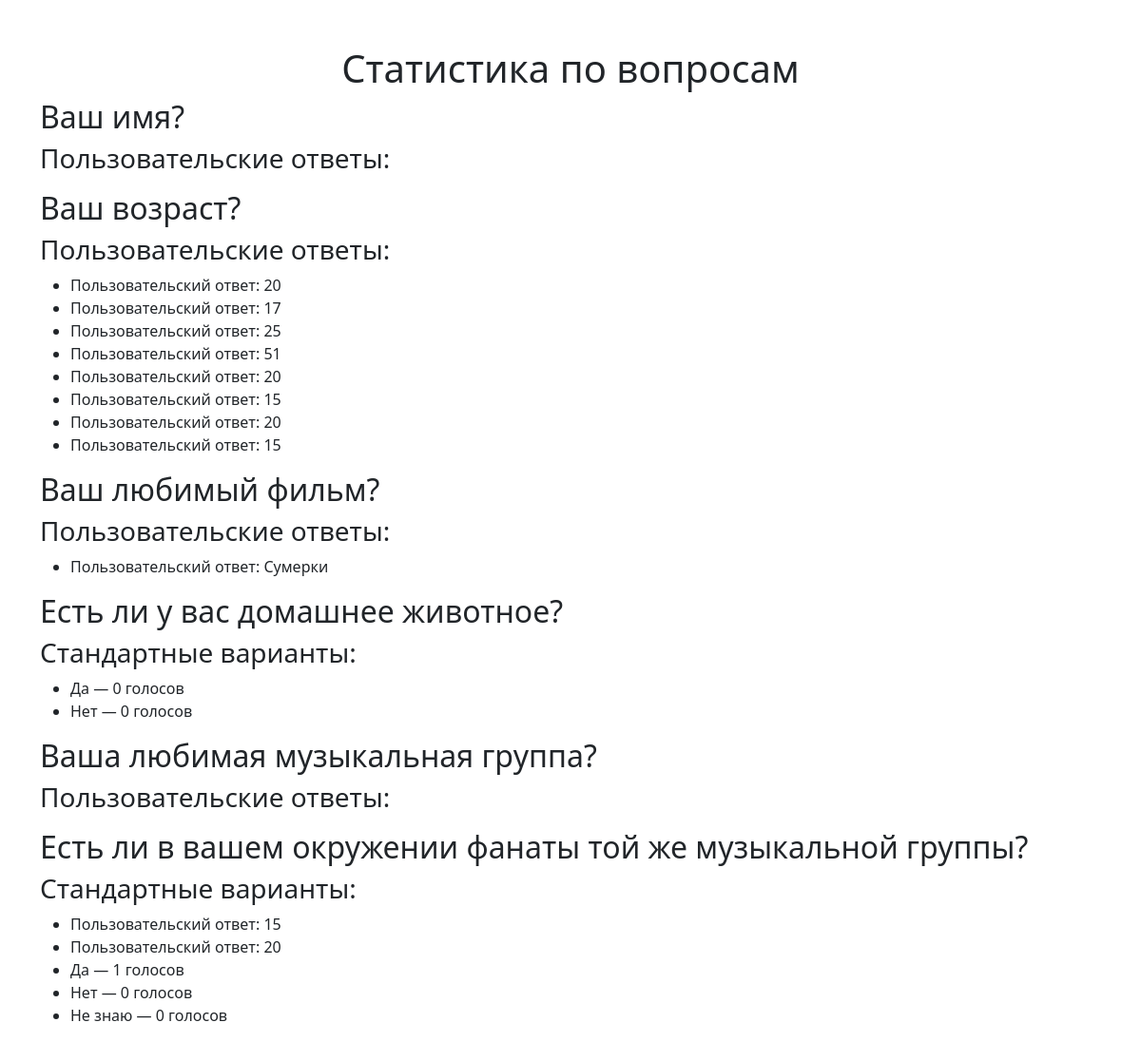
Before: /polls/summary/ with the older database file.
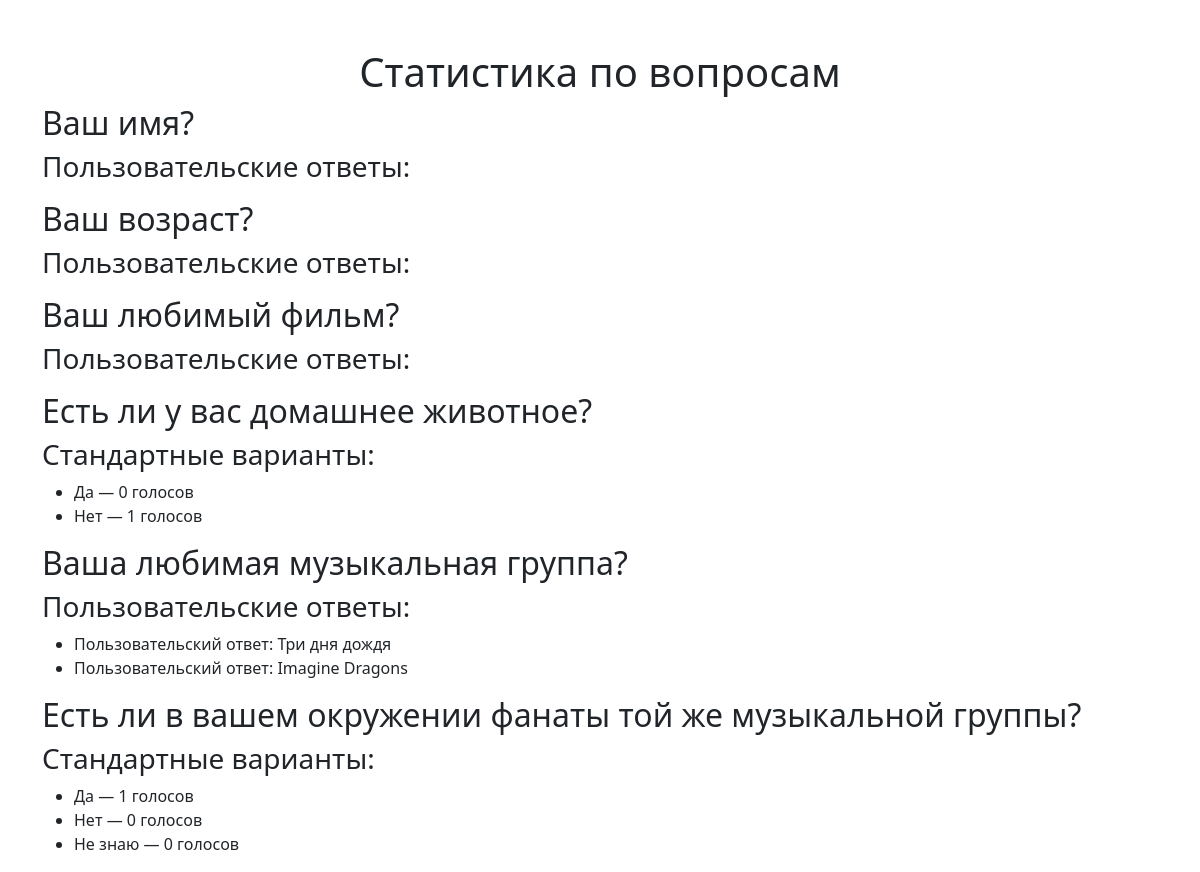
After: the same page with the newer database file.
### polls/models.py (models this page shows, shortened)
class Question(models.Model):
    question_text = models.CharField(max_length=200)
    pub_date = models.DateTimeField('date published')

class Choice(models.Model):
    question = models.ForeignKey(Question, on_delete=models.CASCADE)
    choice_text = models.CharField(max_length=200, blank=True, null=True)
    votes = models.IntegerField(default=0)
    user_response = models.TextField(blank=True, null=True)

### polls/views.py (the view)
# urls.py: path('summary/', views.summary, name='summary'),
def summary(request):
    questions = Question.objects.all()
    results = []
    for question in questions:
        standard_choices = question.choice_set.filter(choice_text__isnull=False)
        has_standard_choices = standard_choices.exists()
        has_custom_answer = not has_standard_choices
        results.append({
            'question': question,
            'choices': question.choice_set.all(),
            'has_standard_choices': has_standard_choices,
            'has_custom_answer': has_custom_answer,
        })
    return render(request, 'polls/summary.html', {'results': results})

### polls/templates/polls/summary.html
{% extends "polls/base.html" %}
{% block content %}
    <h1 class="text-center">Статистика по вопросам</h1>
    {% if results %}
        {% for result in results %}
            <h2>{{ result.question.question_text }}</h2>
            {% if result.has_standard_choices %}
                <h3>Стандартные варианты:</h3>
                <ul>
                    {% for choice in result.choices %}
                        {% if choice.choice_text %}
                            <li>{{ choice.choice_text }} — {{ choice.votes }} голосов</li>
                        {% else %}
                            <li>Пользовательский ответ: {{ choice.user_response }}</li>
                        {% endif %}
                    {% endfor %}
                </ul>
            {% endif %}
            {% if result.has_custom_answer %}
                <h3>Пользовательские ответы:</h3>
                <ul>
                    {% for choice in result.choices %}
                        {% if not choice.choice_text %}
                            <li>Пользовательский ответ: {{ choice.user_response }}</li>
                        {% endif %}
                    {% endfor %}
                </ul>
            {% endif %}
        {% endfor %}
    {% else %}
        <p>Нет результатов для отображения.</p>
    {% endif %}
{% endblock %}

### polls/templates/polls/base.html (shortened to what this page needs)
<!DOCTYPE html>
<html>
<head>
    <link href="https://cdn.jsdelivr.net/npm/bootstrap@5.3.2/dist/css/bootstrap.min.css" rel="stylesheet">
</head>
<body>
    <div class="container mt-5">
        {% block content %}
        {% endblock %}
    </div>
</body>
</html>

Changed rows visible on the page:
removed Choice: user_response "20", shown under Question "Ваш возраст?"
removed Choice: user_response "17", shown under Question "Ваш возраст?"
removed Choice: user_response "25", shown under Question "Ваш возраст?"
removed Choice: user_response "51", shown under Question "Ваш возраст?"
removed Choice: user_response "20", shown under Question "Ваш возраст?"
removed Choice: user_response "15", shown under Question "Ваш возраст?"
removed Choice: user_response "20", shown under Question "Ваш возраст?"
removed Choice: user_response "15", shown under Question "Ваш возраст?"
removed Choice: user_response "Сумерки", shown under Question "Ваш любимый фильм?"
removed Choice: user_response "15", shown under Question "Есть ли в вашем окружении фанаты той же музыкальной группы?"
removed Choice: user_response "20", shown under Question "Есть ли в вашем окружении фанаты той же музыкальной группы?"
changed Choice (number 2 of 7 on the later page): votes "0" → "1"
added Choice: user_response "Три дня дождя", shown under Question "Ваша любимая музыкальная группа?"
added Choice: user_response "Imagine Dragons", shown under Question "Ваша любимая музыкальная группа?"
